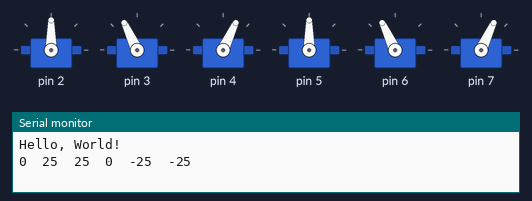
Bench run of a sketch on a simulated Arduino Uno, built with avr-gcc and run on an emulated ATmega328P. On the bench: 6 × servo, the last lines printed to the serial monitor.

Above: at 0.05 s.
At 0.75 s:
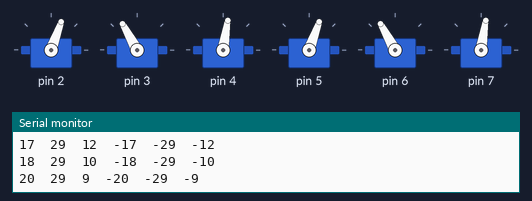
At 1.5 s:
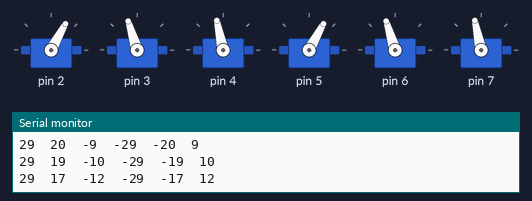
At 2.95 s:
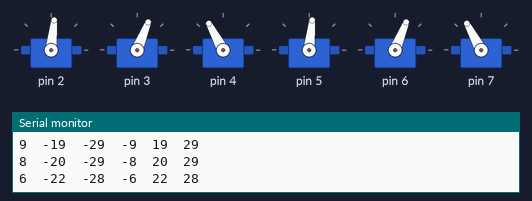
At 4.4 s:
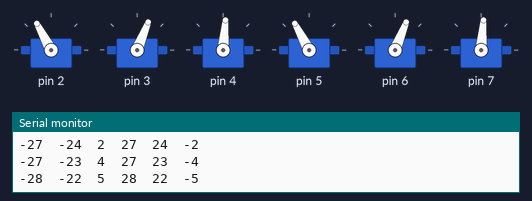
At 5.85 s:
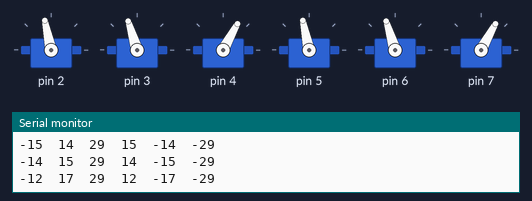
Timing chart, 0 to 8.2 s (numbered marks = the images above):
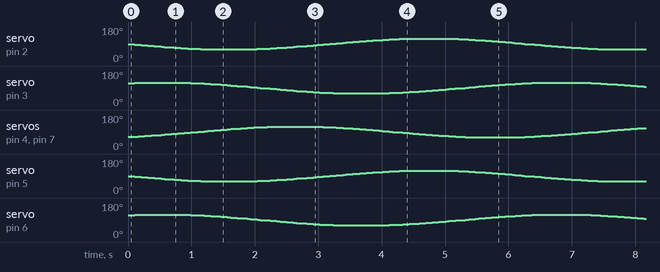

The sketch:

RSP_Test.ino
```cpp
// (licence header left out)
#include <Servo.h>


Servo arm[6];


void setup() {
  Serial.begin(57600);
  Serial.println(F("Hello, World!"));

  int i;
  for(i=0;i<6;++i) {
    arm[i].attach(2+i);
  }
}


// reverse the direction for every second servo.
void set_servo(int index,int angle) {
  int j = 90 + angle * ((index%2)?1:-1);
  arm[index].write( j );
}


void loop() {
  float t=millis()*0.001;

  int i,j;
  for(i=0;i<6;++i) {
    j = sin(t+(float)i*PI/3.0)*30;
    set_servo(i,j);
    Serial.print(j);
    Serial.print('\t');
  }

  Serial.print('\n');
  delay(50);
}


//------------------------------------------------------------------------------
// Copyright (C) 2012 Dan Royer (dan@marginallyclever.com)
// Permission is hereby granted, free of charge, to any person obtaining a
// copy of this software and associated documentation files (the "Software"),
// to deal in the Software without restriction, including without limitation
// the rights to use, copy, modify, merge, publish, distribute, sublicense,
// and/or sell copies of the Software, and to permit persons to whom the
// Software is furnished to do so, subject to the following conditions:
//
// The above copyright notice and this permission notice shall be included in
// all copies or substantial portions of the Software.
//
// THE SOFTWARE IS PROVIDED "AS IS", WITHOUT WARRANTY OF ANY KIND, EXPRESS OR
// IMPLIED, INCLUDING BUT NOT LIMITED TO THE WARRANTIES OF MERCHANTABILITY,
// FITNESS FOR A PARTICULAR PURPOSE AND NONINFRINGEMENT. IN NO EVENT SHALL THE
// AUTHORS OR COPYRIGHT HOLDERS BE LIABLE FOR ANY CLAIM, DAMAGES OR OTHER
// LIABILITY, WHETHER IN AN ACTION OF CONTRACT, TORT OR OTHERWISE, ARISING
// FROM, OUT OF OR IN CONNECTION WITH THE SOFTWARE OR THE USE OR OTHER
// DEALINGS IN THE SOFTWARE.
//------------------------------------------------------------------------------
```
